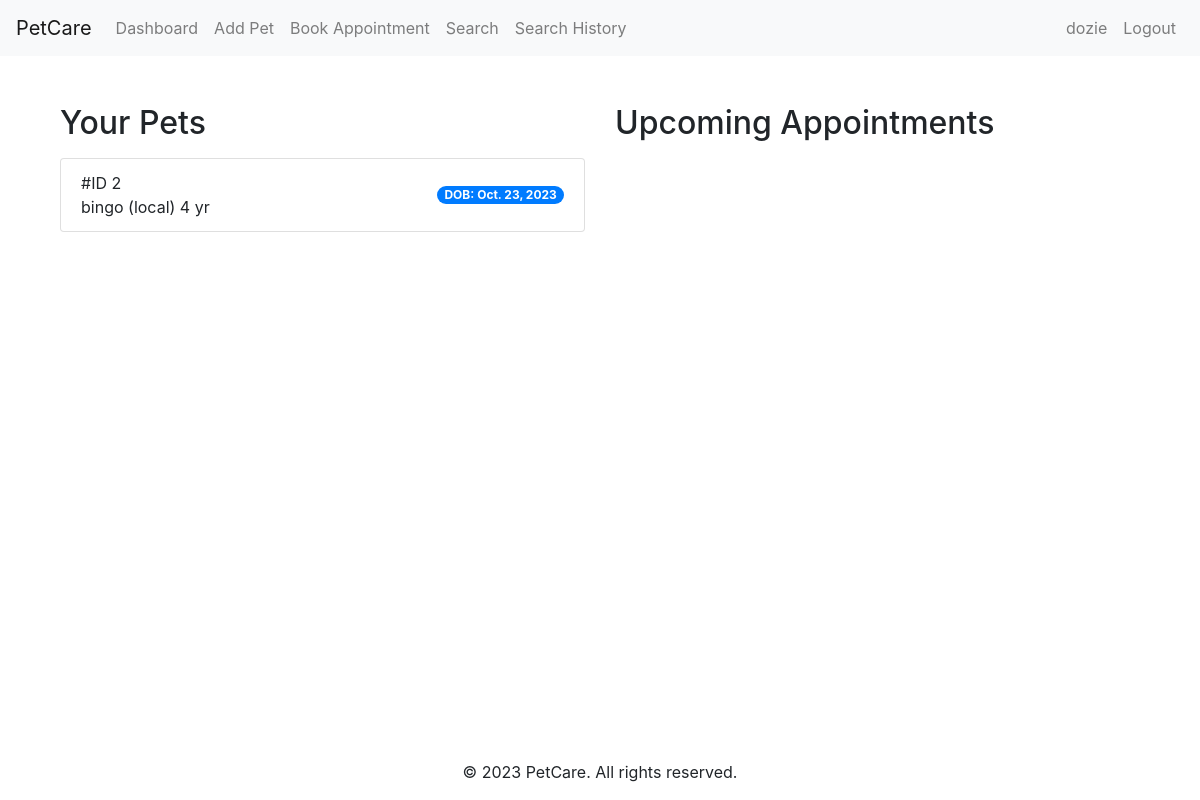
/ (signed in), run on the app's committed database.
### core/models.py (models this page shows, shortened)
class User(AbstractUser):
    PET_OWNER = "Pet Owner"
    VET = "Vet"
    THIRD_PARTY = "Third Party/Groomer"
    ROLE_CHOICES = (
        (PET_OWNER, PET_OWNER),
        (VET, VET),
        (THIRD_PARTY, THIRD_PARTY),
    )
    role = models.CharField(choices=ROLE_CHOICES, max_length=200)
    ssn = models.CharField(max_length=200, null=True)
    license_no = models.CharField(max_length=200, null=True, blank=True)
    service_provider = models.CharField(max_length=200, null=True, blank=True)

class Pet(models.Model):
    owner = models.ForeignKey(User, on_delete=models.CASCADE)
    name = models.CharField(max_length=100)
    date_of_birth = models.DateField()
    breed = models.CharField(max_length=100)
    age = models.IntegerField(null=True)

### core/views.py (the view)
# urls.py: path('', views.dashboard, name='home'),
@login_required
def dashboard(request):
    print(request.user.role)
    if request.user.role == User.VET:
        return redirect('core:vet_dashboard')
    if request.user.role == User.THIRD_PARTY:
        return redirect('core:third_party_dashboard')
    user_pets = Pet.objects.filter(owner=request.user)
    upcoming_appointments = Appointment.objects.filter(pet__in=user_pets).order_by('date', 'time')
    context = {
        'user_pets': user_pets,
        'upcoming_appointments': upcoming_appointments,
    }
    return render(request, 'dashboard.html', context)

### templates/dashboard.html (shortened to what this page needs)
{% extends "base.html" %}
{% block content %}
<div class="container mt-4">
    <div class="row">
        <div class="col-md-6">
            <h2 class="mb-3">Your Pets</h2>
            <ul class="list-group">
                {% for pet in user_pets %}
                <li class="list-group-item d-flex justify-content-between align-items-center">
                    #ID {{ pet.id }} <br>{{ pet.name }} ({{ pet.breed }}) {{ pet.age }} yr
                    <span class="badge badge-primary badge-pill">DOB: {{ pet.date_of_birth }}</span>
                </li>
                                {% endfor %}
            </ul>
        </div>
        <div class="col-md-6">
            <h2 class="mb-3">Upcoming Appointments</h2>
        </div>
    </div>
</div>
{% endblock %}

### templates/base.html (shortened to what this page needs)
<!DOCTYPE html>
<html lang="en">
<head>
    <link href="https://maxcdn.bootstrapcdn.com/bootstrap/4.5.2/css/bootstrap.min.css" rel="stylesheet">
</head>
<body>
<nav class="navbar navbar-expand-lg navbar-light bg-light">
    <a class="navbar-brand" href="{% url 'core:dashboard' %}">PetCare</a>
    <div class="collapse navbar-collapse" id="navbarNav">
        <ul class="navbar-nav mr-auto">
            <li class="nav-item">
                <a class="nav-link" href="{% url 'core:dashboard' %}">Dashboard</a>
            </li>
            <li class="nav-item">
                <a class="nav-link" href="{% url 'core:add_pet' %}">Add Pet</a>
            </li>
            <li class="nav-item">
                <a class="nav-link" href="{% url 'core:book_appointment' %}">Book Appointment</a>
            </li>
            <li class="nav-item">
                <a class="nav-link" href="{% url 'core:search_vaccinations' %}">Search</a>
            </li>
            <li class="nav-item">
                <a class="nav-link" href="{% url 'core:search_history' %}">Search History</a>
            </li>
        </ul>
        <ul class="navbar-nav ml-auto">
            {% if user.is_authenticated %}
            <li class="nav-item">
                <span class="nav-link">{{user.username}}</span>
            </li>
            <li class="nav-item">
                <a class="nav-link" href="{% url 'logout' %}">Logout</a>
            </li>
            {% endif %}
        </ul>
    </div>
</nav>
<div class="content-wrapper">
    <main class="container mt-5">
        {% block content %}{% endblock %}
    </main>
</div>
<footer class="mt-5">
    <p class="text-center">&copy; 2023 PetCare. All rights reserved.</p>
</footer>
</body>
</html>

### templates/base.html (style rules this page uses)
body { display: flex; flex-direction: column; min-height: 100vh; }
.content-wrapper { flex: 1; }

### data on the page
User: username "dozie"
Pet: id "2", name "bingo", breed "local", age "4", date_of_birth "Oct. 23, 2023"
